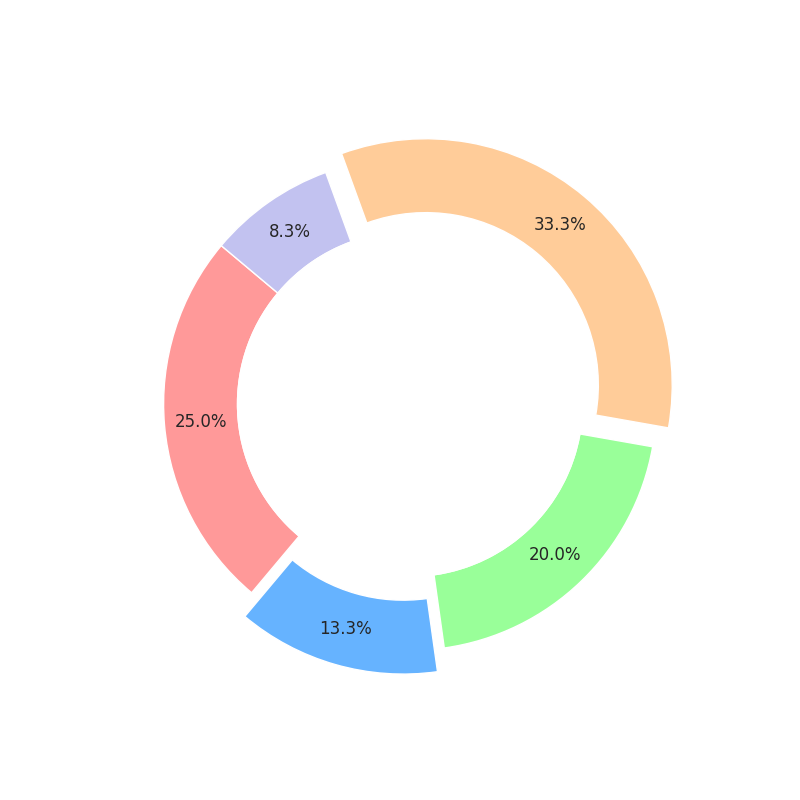

Python code for this plot:
import matplotlib.pyplot as plt

# Define data
civilizations = ['Egyptians', 'Mesopotamians', 'Greeks', 'Romans', 'Mayans']
wonders_count = [15, 8, 12, 20, 5]

# Define colors
colors = ['#ff9999', '#66b3ff', '#99ff99', '#ffcc99', '#c2c2f0']

# Explode the slice for better emphasis (e.g., Romans)
explode = (0, 0.1, 0, 0.1, 0)

# Create the pie chart with a white circle in the center
fig, ax = plt.subplots(figsize=(8, 8))
wedges, texts, autotexts = ax.pie(
    wonders_count,
    colors=colors,
    explode=explode,
    autopct='%1.1f%%',
    startangle=140,
    pctdistance=0.85,
    wedgeprops=dict(width=0.3, edgecolor='w')
)

# Draw a circle in the middle of the pie chart to create the 'donut' effect
centre_circle = plt.Circle((0, 0), 0.70, fc='white')
fig.gca().add_artist(centre_circle)

# Display the plot
plt.show()
